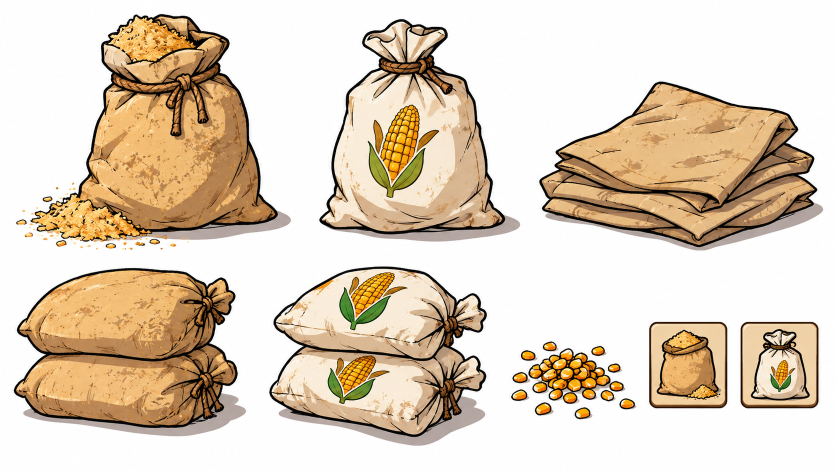
#> input picture assets/obxectos/sacos-hoja-oscar.png, 1672 x 941 px, found by its file name (shown at 1/2 size)
$ python sacos.py
#> lines starting #> are read from the running program, lines starting #| are printed output that depends on the picture
"""Recorta a folla de sacos de Oscar (assets/obxectos/sacos-hoja-oscar.png) en PNG con fondo transparente (img/sacos/).
Quita o branco e a sombra gris que tocan o bordo de cada recadro (enchido por inundación: o contorno negro protexe o interior)."""
from PIL import Image
from collections import deque
import sys
SRC = 'assets/obxectos/sacos-hoja-oscar.png'
BOX = {  # x0, y0, x1, y1 na folla de 1672x941
    'serrin-aberto': (20, 20, 570, 505), 'millo-de-pe': (625, 30, 1020, 475), 'baleiros': (1070, 155, 1660, 505),
    'serrin-pila': (20, 525, 490, 860), 'millo-pila': (530, 535, 985, 860), 'graos': (1010, 670, 1285, 840),
    'ico-serrin': (1290, 636, 1462, 822), 'ico-millo': (1473, 636, 1648, 822)}
def fondo(p):
    r, g, b = p[:3]; return min(r, g, b) > 165 and max(r, g, b) - min(r, g, b) < 34
im = Image.open(SRC).convert('RGBA')
for k, bx in BOX.items():
    c = im.crop(bx); w, h = c.size; px = c.load(); seen = bytearray(w * h); q = deque()
    for x in range(w):
        q.append((x, 0)); q.append((x, h - 1))
    for y in range(h):
        q.append((0, y)); q.append((w - 1, y))
    while q:
        x, y = q.popleft()
        if x < 0 or y < 0 or x >= w or y >= h or seen[y * w + x]: continue
        seen[y * w + x] = 1
        if not fondo(px[x, y]): continue
        px[x, y] = (0, 0, 0, 0)
        q.extend(((x + 1, y), (x - 1, y), (x, y + 1), (x, y - 1)))
    c = c.crop(c.getbbox())
    if k.startswith('ico'): c = c.resize((96, int(96 * c.size[1] / c.size[0])), Image.LANCZOS)
    else:
        s = 360 / max(c.size); c = c.resize((round(c.size[0] * s), round(c.size[1] * s)), Image.LANCZOS)
    c.save(f'img/sacos/{k}.png', optimize=True); print(k, c.size)
#> this loop made 8 passes
#| serrin-aberto (360, 316)
#| millo-de-pe (315, 360)
#| baleiros (360, 214)
#| serrin-pila (360, 252)
#| millo-pila (360, 268)
#| graos (360, 225)
#| ico-serrin (96, 105)
#| ico-millo (96, 106)
#> pass 1, `c = im.crop(bx)`:
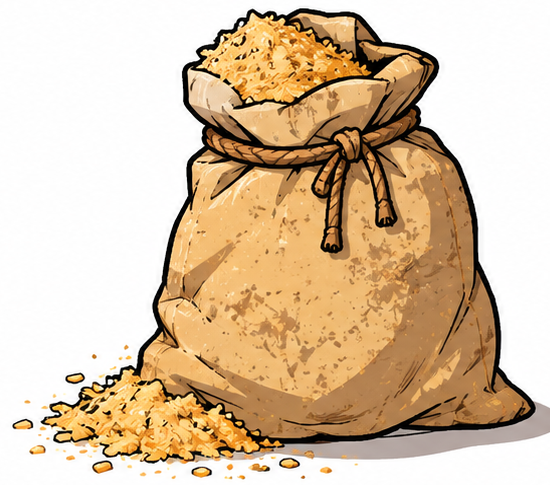
#> c: PIL image 550x485 RGBA; mean R, G, B, A 217.8, 194.1, 165.4, 255
#> pass 1, `c = c.crop(c.getbbox())`:
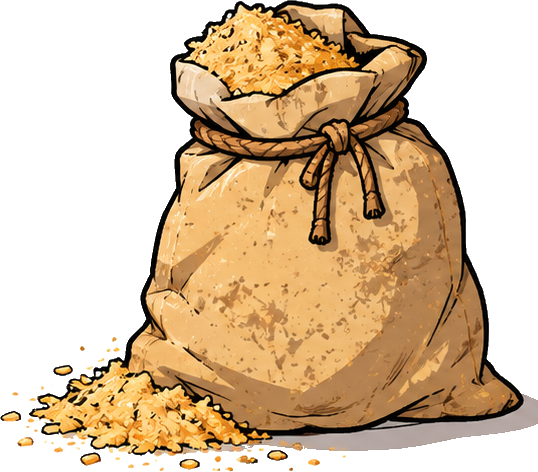
#> c: PIL image 538x472 RGBA; mean R, G, B, A 102.9, 78.1, 48, 141.2; transparent parts drawn white
#> pass 1, `c = c.resize((round(c.size[0] * s), round(c.size[1] * s)), Image.LANCZ`:
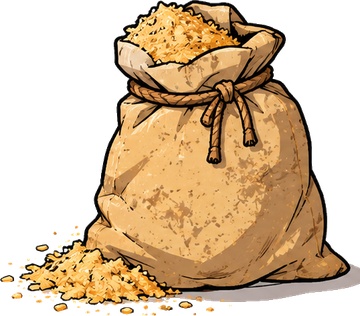
#> c: PIL image 360x316 RGBA; mean R, G, B, A 106.6, 81.6, 51.1, 141.2; transparent parts drawn white
#> pass 2, `c = im.crop(bx)`:
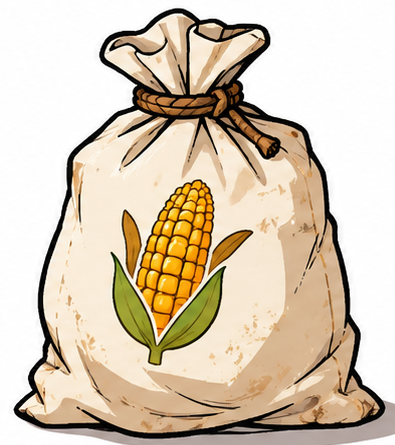
#> c: PIL image 395x445 RGBA; mean R, G, B, A 215.7, 201, 180, 255
#> after the loop:
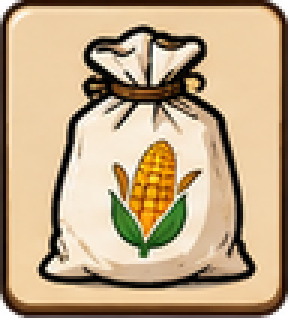
#> c: PIL image 96x106 RGBA (shown 3 times larger); mean R, G, B, A 189.1, 165, 131.1, 253; transparent parts drawn white
# icona do saco baleiro: o montón de sacos dobrados
b = Image.open('img/sacos/baleiros.png'); b.thumbnail((96, 96), Image.LANCZOS); b.save('img/sacos/ico-baleiro.png', optimize=True)
#> after `b = Image.open('img/sacos/baleiros.png')`:
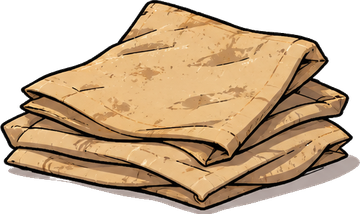
#> b: PIL image 360x214 RGBA; mean R, G, B, A 122.6, 98.2, 70.2, 169.6; transparent parts drawn white
#> after `b.thumbnail((96, 96), Image.LANCZOS)`:
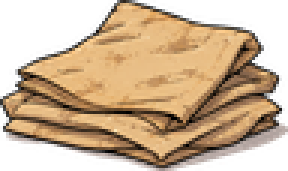
#> b: PIL image 96x57 RGBA (shown 3 times larger); mean R, G, B, A 126.1, 101.3, 73.2, 169.6; transparent parts drawn white
